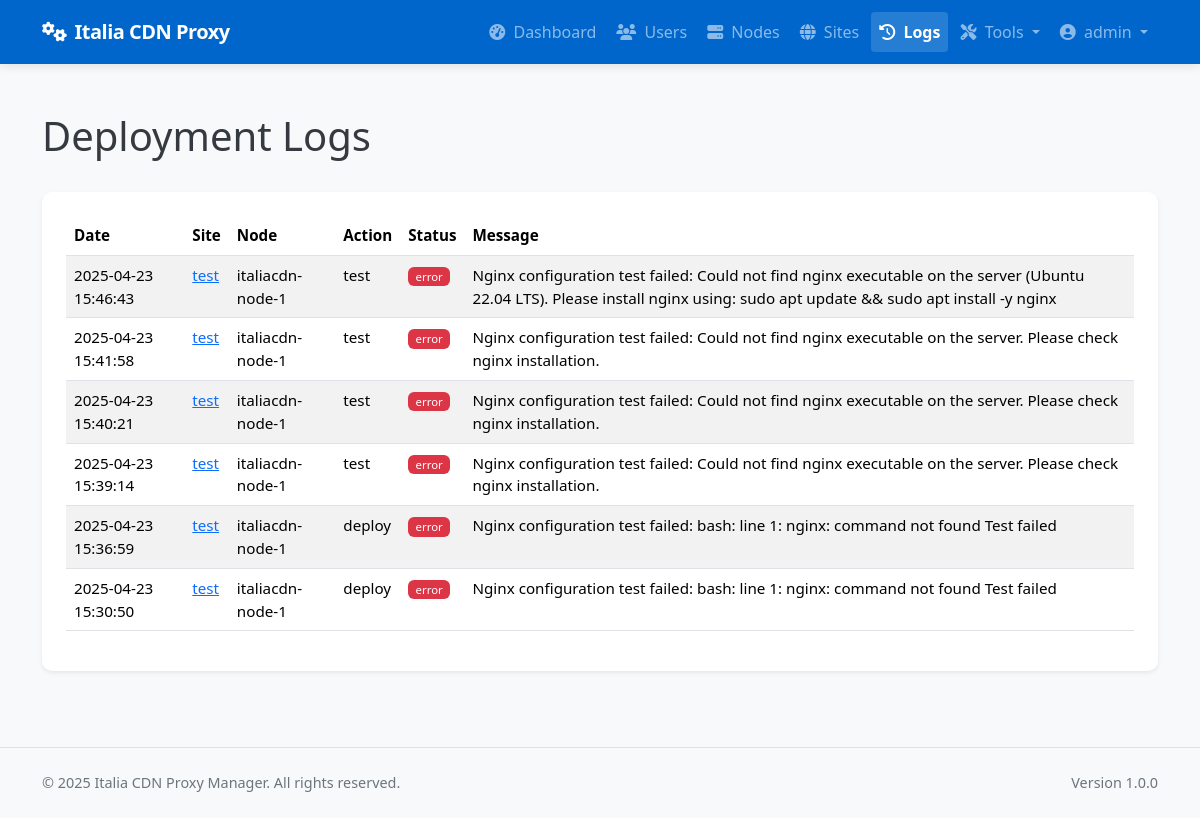
Before: /admin/logs (signed in) with the older database file.
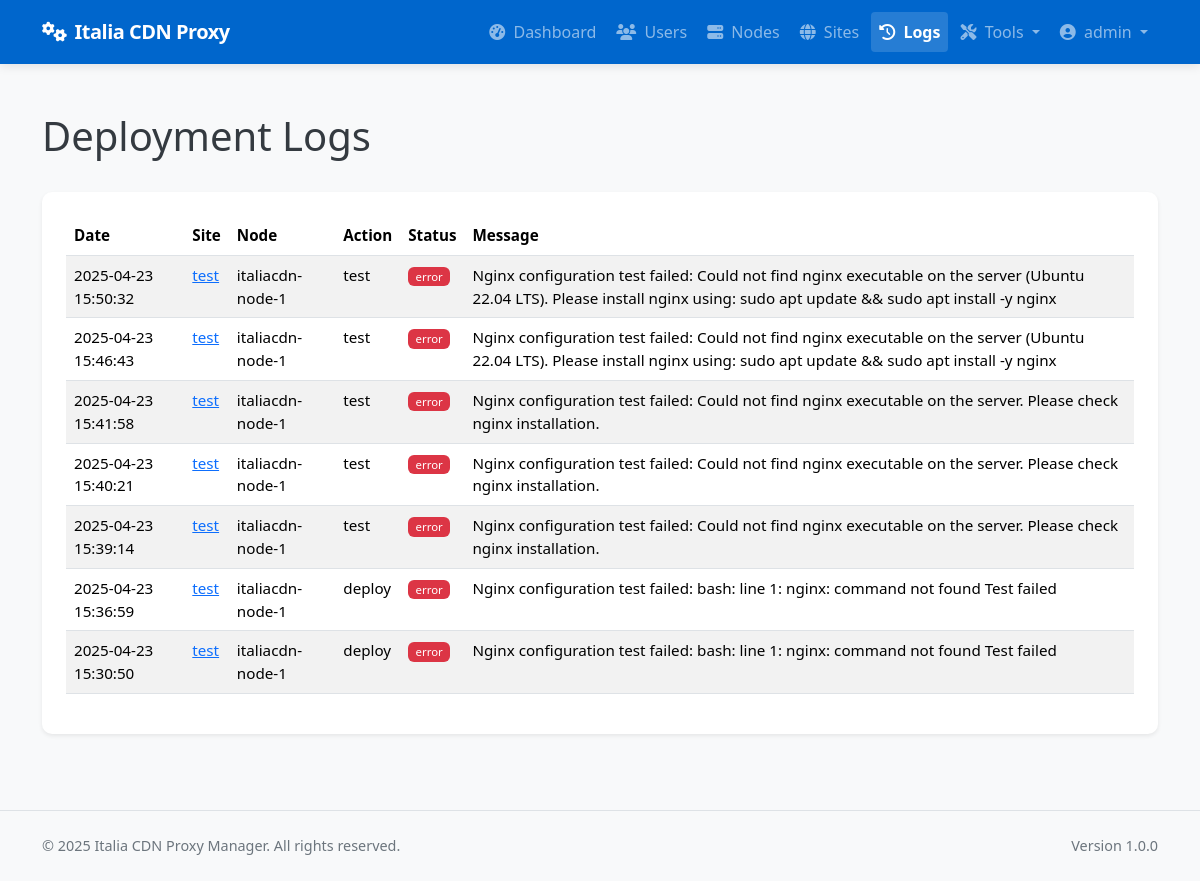
After: the same page with the newer database file.
### app/models/models.py (models this page shows, shortened)
class DeploymentLog(db.Model):
    __tablename__ = 'deployment_logs'
    id = db.Column(db.Integer, primary_key=True)
    site_id = db.Column(db.Integer, db.ForeignKey('sites.id'), nullable=False)
    node_id = db.Column(db.Integer, db.ForeignKey('nodes.id'), nullable=False)
    user_id = db.Column(db.Integer, db.ForeignKey('users.id'), nullable=True)  # Who performed the action
    action = db.Column(db.String(64), nullable=False)  # deploy, update, remove, ssl_renew, discovery, rollback
    status = db.Column(db.String(20), nullable=False)  # success, error
    message = db.Column(db.Text, nullable=True)
    created_at = db.Column(db.DateTime, default=datetime.utcnow)
    site = db.relationship('Site', backref=db.backref('deployment_logs', lazy='dynamic'))
    node = db.relationship('Node', backref=db.backref('deployment_logs', lazy='dynamic'))
    user = db.relationship('User', backref=db.backref('deployment_logs', lazy='dynamic'))

class Site(db.Model):
    __tablename__ = 'sites'
    id = db.Column(db.Integer, primary_key=True)
    name = db.Column(db.String(64), nullable=False)
    domain = db.Column(db.String(255), unique=True, nullable=False)
    protocol = db.Column(db.String(10), nullable=False, default='https')  # http or https
    origin_protocol = db.Column(db.String(10), nullable=False, default='http')  # http or https for origin
    origin_address = db.Column(db.String(255), nullable=False)  # Backend server address
    origin_port = db.Column(db.Integer, nullable=False)
    user_id = db.Column(db.Integer, db.ForeignKey('users.id'), nullable=True)  # Allow null for discovered sites
    is_active = db.Column(db.Boolean, default=True)
    is_blocked = db.Column(db.Boolean, default=False)
    is_discovered = db.Column(db.Boolean, default=False)  # Whether this site was discovered from node
    use_waf = db.Column(db.Boolean, default=False)
    force_https = db.Column(db.Boolean, default=True)  # New column to force HTTP to HTTPS redirect
    enable_cache = db.Column(db.Boolean, default=True)
    cache_time = db.Column(db.Integer, default=3600)  # Cache time in seconds, default 1 hour
    cache_static_time = db.Column(db.Integer, default=86400)  # Cache time for static assets in seconds, default 1 day
    custom_cache_rules = db.Column(db.Text, nullable=True)  # Custom cache rules in Nginx format
    cache_browser_time = db.Column(db.Integer, default=3600)  # Browser cache time in seconds, default 1 hour
    created_at = db.Column(db.DateTime, default=datetime.utcnow)
    updated_at = db.Column(db.DateTime, default=datetime.utcnow, onupdate=datetime.utcnow)
    custom_config = db.Column(db.Text, nullable=True)  # Additional Nginx configuration
    site_nodes = db.relationship('SiteNode', backref='site', lazy='dynamic')
    ssl_certificates = db.relationship('SSLCertificate', backref='site', lazy='dynamic')
    config_versions = db.relationship('ConfigVersion', backref='site', lazy='dynamic')

class Node(db.Model):
    __tablename__ = 'nodes'
    id = db.Column(db.Integer, primary_key=True)
    name = db.Column(db.String(64), unique=True, nullable=False)
    ip_address = db.Column(db.String(45), nullable=False)  # IPv4 or IPv6
    ssh_port = db.Column(db.Integer, default=22)
    ssh_user = db.Column(db.String(64), nullable=False)
    ssh_key_path = db.Column(db.String(256), nullable=True)  # Path to SSH key file
    ssh_password = db.Column(db.String(256), nullable=True)  # Encrypted password (if using password auth)
    is_active = db.Column(db.Boolean, default=True)
    is_discovered = db.Column(db.Boolean, default=False)  # Whether this node was discovered from YAML
    created_at = db.Column(db.DateTime, default=datetime.utcnow)
    updated_at = db.Column(db.DateTime, default=datetime.utcnow, onupdate=datetime.utcnow)
    nginx_config_path = db.Column(db.String(256), default='/etc/nginx/conf.d')
    nginx_reload_command = db.Column(db.String(256), default='sudo systemctl reload nginx')
    detected_nginx_path = db.Column(db.String(256), nullable=True)  # Store detected nginx path
    site_nodes = db.relationship('SiteNode', backref='node', lazy='dynamic')

### app/controllers/admin.py (the view)
@admin.route('/logs')
@login_required
@admin_required
def deployment_logs():
    logs = DeploymentLog.query.order_by(DeploymentLog.created_at.desc()).all()
    return render_template('admin/logs.html', logs=logs)

### app/models/__init__.py (called while the page is built)
@login_manager.user_loader
def load_user(user_id):
    return User.query.get(int(user_id))

### app/models/models.py (called while the page is built)
    def is_admin(self):
        return self.role == 'admin'

### app/services/access_control.py (called while the page is built)
def admin_required(f):
    @wraps(f)
    def decorated_function(*args, **kwargs):
        if not current_user.is_admin():
            flash('You need admin privileges to access this page.', 'error')
            return abort(403)
        return f(*args, **kwargs)
    return decorated_function

### app/templates/admin/logs.html (shortened to what this page needs)
{% extends 'base.html' %}
{% block content %}
<div class="container py-4">
    <div class="d-flex justify-content-between align-items-center mb-4">
        <h1>Deployment Logs</h1>
    </div>
    <div class="card shadow-sm">
        <div class="card-body">
            {% if logs %}
                <div class="table-responsive">
                    <table class="table table-striped table-hover">
                        <thead>
                            <tr>
                                <th>Date</th>
                                <th>Site</th>
                                <th>Node</th>
                                <th>Action</th>
                                <th>Status</th>
                                <th>Message</th>
                            </tr>
                        </thead>
                        <tbody>
                            {% for log in logs %}
                            <tr>
                                <td>{{ log.created_at.strftime('%Y-%m-%d %H:%M:%S') }}</td>
                                <td>
                                    <a href="{{ url_for('admin.view_site', site_id=log.site_id) }}">
                                        {{ log.site.name }}
                                    </a>
                                </td>
                                <td>{{ log.node.name }}</td>
                                <td>{{ log.action }}</td>
                                <td>
                                    <span class="badge bg-{{ 'success' if log.status == 'success' else 'danger' }}">
                                        {{ log.status }}
                                    </span>
                                </td>
                                <td>{{ log.message }}</td>
                            </tr>
                            {% endfor %}
                        </tbody>
                    </table>
                </div>
            {% else %}
                <div class="alert alert-info">
                    No deployment logs found.
                </div>
            {% endif %}
        </div>
    </div>
</div>
{% endblock %}

Changed rows visible on the page:
added DeploymentLog: created_at "2025-04-23 15:50:32", site.name "test", node.name "italiacdn-node-1", action "test", status "error", message "Nginx configuration test failed: Could not find nginx executable on the server (Ubuntu 22.04 LTS). Please install nginx using: sudo apt update && sudo apt install -y nginx"
